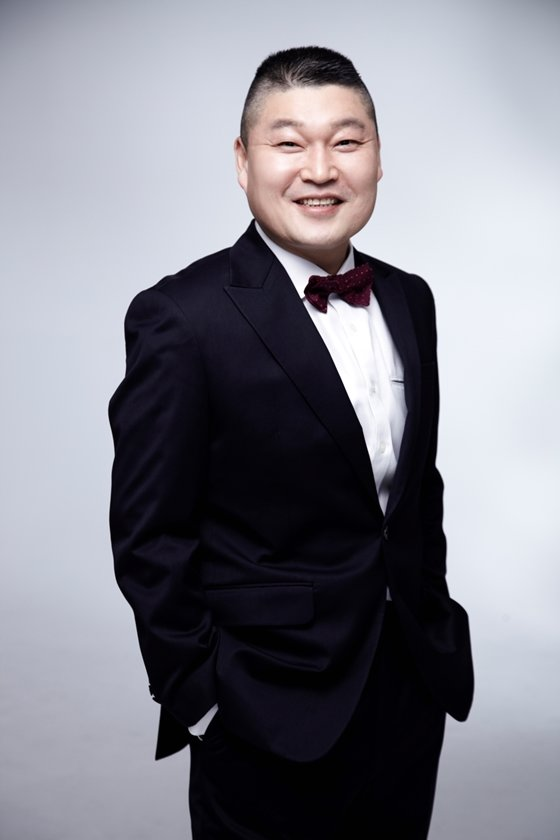
#> input picture UserRecognition/강호동.jfif, 560 x 840 px, given in place of the camera
$ python makeTrainData.py
#> lines starting #> are read from the running program, lines starting #| are printed output that depends on the picture; after the words box and inside, x2 and y2 are one past the last pixel; in counts of white or black regions, pixels touching at a corner belong together
import cv2
import numpy as np
from os import makedirs
from os.path import isdir

# 얼굴 저장 함수
face_dirs = 'faces/'

face_classifier = cv2.CascadeClassifier('haarcascade_frontalface_default.xml')


# 얼굴 검출 함수
def face_extractor(img):
    gray = cv2.cvtColor(img, cv2.COLOR_BGR2GRAY)
    faces = face_classifier.detectMultiScale(gray, 1.3, 5)
    # 얼굴이 없으면 패스!
    if faces is ():
        return None
    # 얼굴이 있으면 얼굴 부위만 이미지로 만들고
    for (x, y, w, h) in faces:
        cropped_face = img[y:y + h, x:x + w]
    # 리턴!
    return cropped_face


# 얼굴만 저장하는 함수
def take_pictures(name):
    # 해당 이름의 폴더가 없다면 생성
#> called with name = 'yeonju'
    if not isdir(face_dirs + name):
        makedirs(face_dirs + name)

    # 카메라 ON
    cap = cv2.VideoCapture(0)
    count = 0

    while True:
        # 카메라로 부터 사진 한장 읽어 오기
        ret, frame = cap.read()
#> frame is the input picture: shape (840, 560, 3); mean B, G, R 139.7, 130.8, 130.9
        # 사진에서 얼굴 검출 , 얼굴이 검출되었다면
        if face_extractor(frame) is not None:

#> in face_extractor, `gray = cv2.cvtColor(img, cv2.COLOR_BGR2GRAY)`:
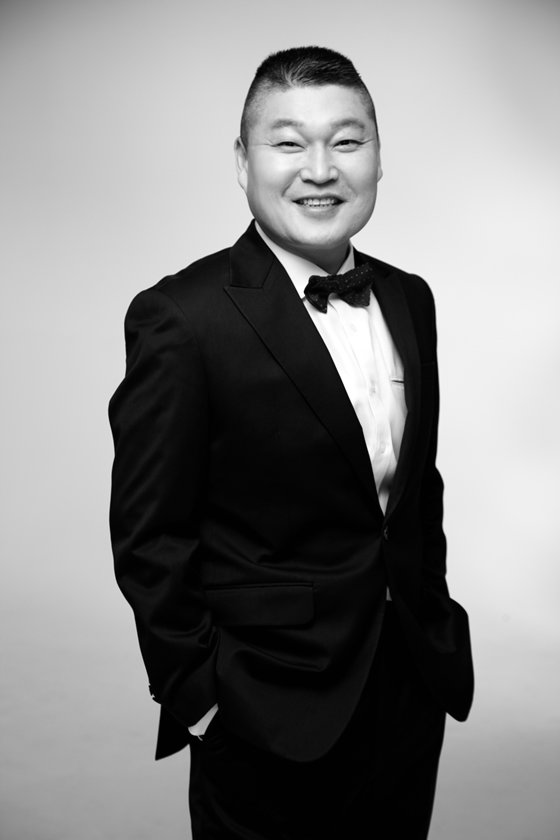
#> gray: shape (840, 560); min 0, max 255, mean 131.8
#> in face_extractor, `faces = face_classifier.detectMultiScale(gray, 1.3, 5)`: faces = [[233, 74, 168, 168]]
#> the loop in face_extractor, `for (x, y, w, h) in faces:` made 1 pass
#> pass 1, in face_extractor, `cropped_face = img[y:y + h, x:x + w]`:
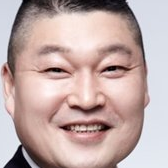
#> cropped_face: shape (168, 168, 3); mean B, G, R 167.4, 170, 192.7
            count += 1
#> count = 1
            # 200 x 200 사이즈로 줄이거나 늘린다음
            face = cv2.resize(face_extractor(frame), (200, 200))
#> the loop in face_extractor (call 2), `for (x, y, w, h) in faces:` made 1 pass
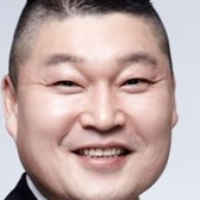
#> face: shape (200, 200, 3); mean B, G, R 167.2, 169.9, 192.6
            # 흑백으로 바꿈
            face = cv2.cvtColor(face, cv2.COLOR_BGR2GRAY)
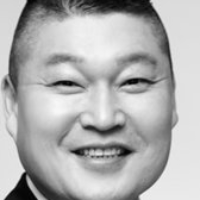
#> face: shape (200, 200); min 2, max 247, mean 176.4

            # 200x200 흑백 사진을 faces/얼굴 이름/userxx.jpg 로 저장
            file_name_path = face_dirs + name + '/user' + str(count) + '.jpg'
#> file_name_path = 'faces/yeonju/user1.jpg'
            cv2.imwrite(file_name_path, face)

            cv2.putText(face, str(count), (50, 50), cv2.FONT_HERSHEY_COMPLEX, 1, (0, 255, 0), 2)
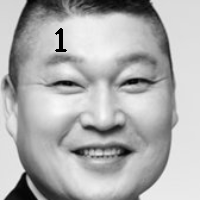
#> face: shape (200, 200); 0.31% of pixels changed, all inside (x1, y1, x2, y2) = (55, 28, 67, 52)
            cv2.imshow('Face Cropper', face)
        else:
            print("Face not Found")
            pass

        # 얼굴 사진 100장을 다 얻었거나 enter키 누르면 종료
        if cv2.waitKey(1) == 13 or count == 100:
#> (key Esc is pressed here)
            break

    cap.release()
    cv2.destroyAllWindows()
    print('Colleting Samples Complete!!!')


if __name__ == "__main__":
    # 사진 저장할 이름을 넣어서 함수 호출
    take_pictures('yeonju')

$ run again, on UserRecognition/face.png
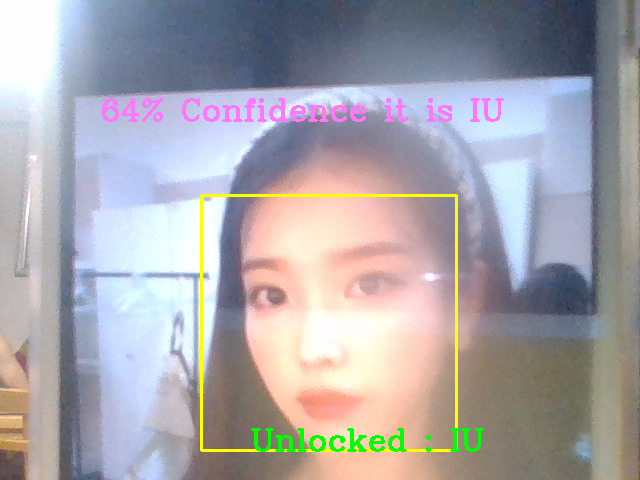
#> input picture UserRecognition/face.png, 640 x 480 px, given in place of the camera
#> in take_pictures, frame is the input picture: shape (480, 640, 3); mean B, G, R 170.5, 165, 168.3
#> faces = [[198, 195, 255, 255]]
#> the loop in face_extractor, `for (x, y, w, h) in faces:` made 1 pass
#> pass 1, in face_extractor, `cropped_face = img[y:y + h, x:x + w]`:
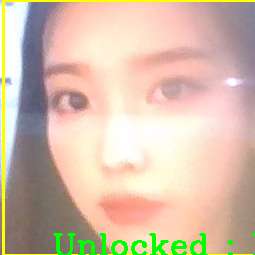
#> cropped_face: shape (255, 255, 3); mean B, G, R 169.7, 190.3, 213.7
#> count = 1
#> the loop in face_extractor (call 2), `for (x, y, w, h) in faces:` made 1 pass
#> file_name_path = 'faces/yeonju/user1.jpg'
#> in take_pictures, `cv2.putText(face, str(count), (50, 50), cv2.FONT_HERSHEY_COMPLEX, 1, (..`:
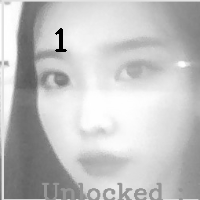
#> face: shape (200, 200); min 0, max 255, mean 194.2
